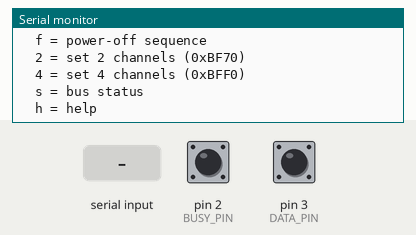
Bench run of a program on a simulated Arduino Uno, built with avr-gcc and run on an emulated ATmega328P. Parts: the last lines printed to the serial monitor. Inputs (shaded band) come from the test bench; at power-on: pin 2 (BUSY_PIN) HIGH, pin 3 (DATA_PIN) HIGH.

Above: at 1.2 s.
1.3 s: "o\n" received over Serial
At 2.5 s:
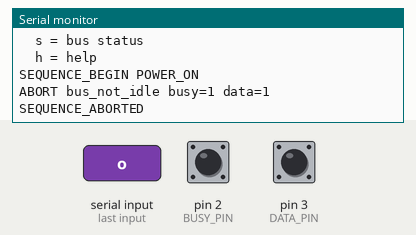
2.8 s: "t\n" received over Serial
At 3.7 s:
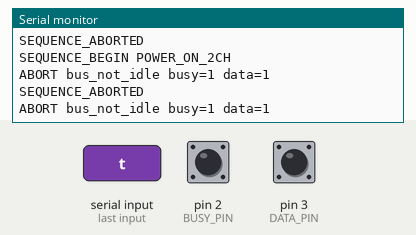
4.3 s: "f\n" received over Serial
At 4.8 s:
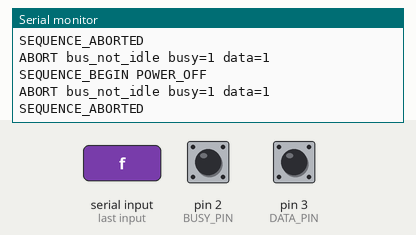

The program:

main.cpp
```cpp
#include <Arduino.h>

// Kenwood AX-7 SL16 controller.
// TIP  (BUSY) -> 10 kOhm -> D2
// RING (DATA) -> 10 kOhm -> D3
// SLEEVE      -> GND
// The C-AX7 must be disconnected while this firmware transmits.

constexpr uint8_t BUSY_PIN = 2; // TIP
constexpr uint8_t DATA_PIN = 3; // RING

constexpr uint16_t CMD_2_CHANNEL = 0xBF70;
constexpr uint16_t CMD_4_CHANNEL = 0xBFF0;

constexpr uint16_t POWER_ON_SEQUENCE[] = {
  0xBFB8, 0xBFFF, 0xBF74, 0xBFF0, 0xBF78
};

constexpr uint16_t POWER_OFF_SEQUENCE[] = {
  0xBF7F, 0xBF38, 0xBFB8
};

void releaseBus() {
  pinMode(BUSY_PIN, INPUT);
  pinMode(DATA_PIN, INPUT);
}

bool busIsIdle() {
  return digitalRead(BUSY_PIN) == LOW && digitalRead(DATA_PIN) == LOW;
}

bool sendSl16(uint16_t command) {
  if (!busIsIdle()) {
    Serial.print(F("ABORT bus_not_idle busy="));
    Serial.print(digitalRead(BUSY_PIN));
    Serial.print(F(" data="));
    Serial.println(digitalRead(DATA_PIN));
    return false;
  }

  // Establish LOW before enabling either output to avoid a startup glitch.
  digitalWrite(BUSY_PIN, LOW);
  digitalWrite(DATA_PIN, LOW);
  pinMode(BUSY_PIN, OUTPUT);
  pinMode(DATA_PIN, OUTPUT);

  // SL16 start bit: DATA low 5 ms, then high 5 ms while BUSY is high.
  digitalWrite(BUSY_PIN, HIGH);
  delay(5);
  digitalWrite(DATA_PIN, HIGH);
  delay(5);

  // 16 bits, MSB first. LOW is 2 ms for 1 and 5 ms for 0;
  // every bit is followed by DATA high for 2 ms.
  for (uint16_t mask = 0x8000; mask != 0; mask >>= 1) {
    digitalWrite(DATA_PIN, LOW);
    delay((command & mask) ? 2 : 5);
    digitalWrite(DATA_PIN, HIGH);
    delay(2);
  }

  digitalWrite(DATA_PIN, LOW);
  digitalWrite(BUSY_PIN, LOW);
  delay(1);
  releaseBus();

  Serial.print(F("SENT 0x"));
  if (command < 0x1000) Serial.print('0');
  Serial.println(command, HEX);
  return true;
}

template <size_t N>
void sendSequence(const uint16_t (&sequence)[N], const __FlashStringHelper* name) {
  Serial.print(F("SEQUENCE_BEGIN "));
  Serial.println(name);
  for (size_t i = 0; i < N; ++i) {
    if (!sendSl16(sequence[i])) {
      Serial.println(F("SEQUENCE_ABORTED"));
      return;
    }
    // The measured C-AX7 gap was approximately 0.96 ms. sendSl16 already
    // holds the released bus for 1 ms before returning.
  }
  Serial.print(F("SEQUENCE_END "));
  Serial.println(name);
}

void printHelp() {
  Serial.println(F("Commands:"));
  Serial.println(F("  o = power-on sequence"));
  Serial.println(F("  t = power-on sequence, then set 2 channels"));
  Serial.println(F("  f = power-off sequence"));
  Serial.println(F("  2 = set 2 channels (0xBF70)"));
  Serial.println(F("  4 = set 4 channels (0xBFF0)"));
  Serial.println(F("  s = bus status"));
  Serial.println(F("  h = help"));
}

void printStatus() {
  Serial.print(F("STATUS busy="));
  Serial.print(digitalRead(BUSY_PIN));
  Serial.print(F(" data="));
  Serial.println(digitalRead(DATA_PIN));
}

void setup() {
  releaseBus();
  Serial.begin(115200);
  delay(50);
  Serial.println(F("KENWOOD_SL16_CONTROLLER_READY"));
  Serial.println(F("Passive after reset; C-AX7 must remain disconnected"));
  printStatus();
  printHelp();
}

void loop() {
  if (!Serial.available()) return;

  const char command = static_cast<char>(Serial.read());
  switch (command) {
    case 'o':
    case 'O':
      sendSequence(POWER_ON_SEQUENCE, F("POWER_ON"));
      break;
    case 't':
    case 'T':
      sendSequence(POWER_ON_SEQUENCE, F("POWER_ON_2CH"));
      sendSl16(CMD_2_CHANNEL);
      break;
    case 'f':
    case 'F':
      sendSequence(POWER_OFF_SEQUENCE, F("POWER_OFF"));
      break;
    case '2':
      sendSl16(CMD_2_CHANNEL);
      break;
    case '4':
      sendSl16(CMD_4_CHANNEL);
      break;
    case 's':
    case 'S':
      printStatus();
      break;
    case 'h':
    case 'H':
    case '?':
      printHelp();
      break;
    case '\r':
    case '\n':
    case ' ':
      break;
    default:
      Serial.print(F("UNKNOWN_COMMAND "));
      Serial.println(command);
      break;
  }
}
```

Measured:
- after the input at 1.3 s, the serial monitor: prints a new line at once (image 1)
- after the input at 2.8 s, the serial monitor: prints a new line at once (image 2)
- after the input at 4.3 s, the serial monitor: prints a new line at once (image 3)
